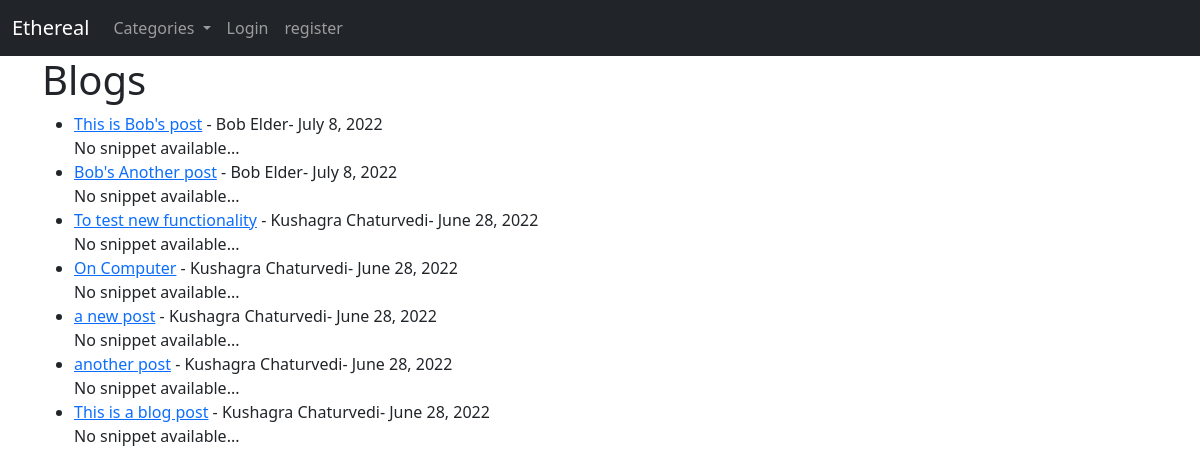
The app's page /blog, older data.
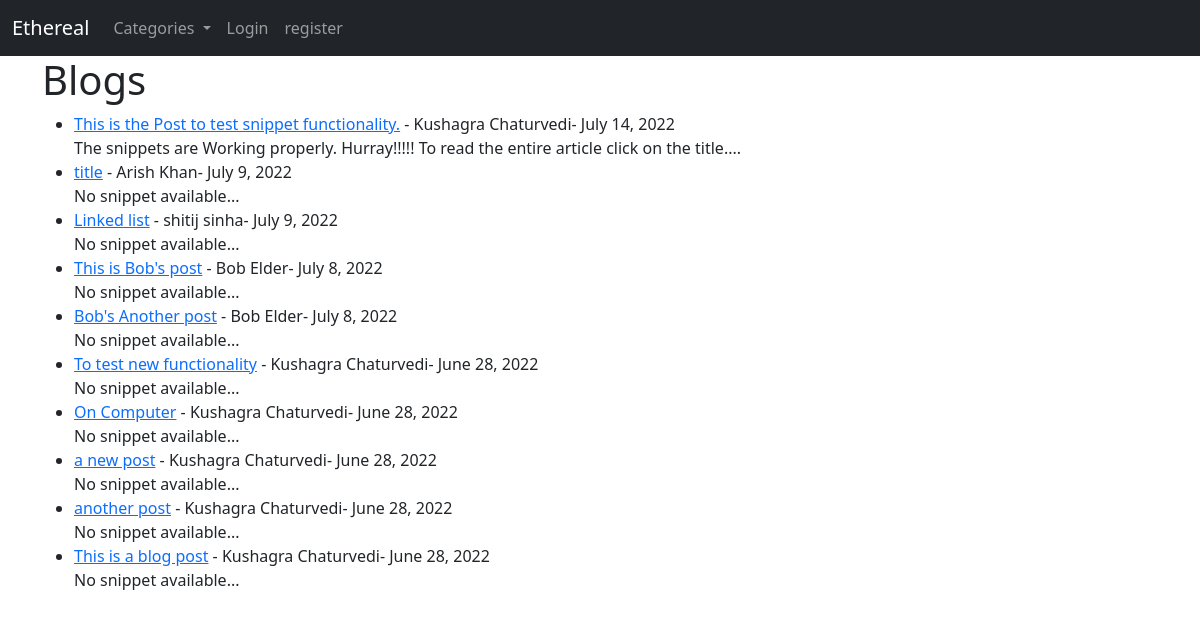
The same page, newer data.
### Blog/models.py (models this page shows, shortened)
class Post(models.Model):
	title = models.CharField(max_length = 255)
	author = models.ForeignKey(User, on_delete = models.CASCADE)
	body = RichTextField(blank=True , null=True)
	post_date = models.DateField(auto_now_add=True)
	category = models.CharField(max_length = 255, default="Coding")
	snippet = models.TextField(default = 'No snippet available')
	likes = models.ManyToManyField(User, related_name='blog_post')

### Blog/views.py (the view)
# urls.py: path('blog', views.HomeView.as_view(), name='blog'),
class HomeView(ListView):
	model = Post
	template_name = 'blog.html'
	ordering = ['-post_date']
	def get_context_data(self, *args, **kwargs):
		cat_menu = category.objects.all()
		context = super(HomeView, self).get_context_data(*args,**kwargs)
		context['cat_menu'] = cat_menu
		return context

### Blog/models.py (called while the page is built)
	def __str__(self):
		return self.name

### Blog/templates/blog.html (shortened to what this page needs)
{% extends 'blog_base.html' %}
{% block content %}
	<div class = 'container'>
		<h1>Blogs</h1>
		<ul>
			{% for post in object_list %}
				<li>
					<a href="{% url 'article_detail' post.pk %}">{{post.title}}</a> - {{post.author.get_full_name}}- {{post.post_date}}
					<br>
					{{ post.snippet }}...
				</li>
			{% endfor %}
		</ul>
	</div>
{% endblock content %}

### templates/blog_base.html (shortened to what this page needs)
{% load static %}
<!doctype html>
<html lang="en">
	<head>
		<nav class="navbar navbar-expand-lg navbar-dark bg-dark">
			<div class="container-fluid">
				<a class="navbar-brand" href="{% url 'home' %}">Ethereal</a>
				<div class="collapse navbar-collapse" id="navbarSupportedContent">
					<ul class="navbar-nav me-auto mb-2 mb-lg-0">
						{% if cat_menu %}
							<li class="nav-item dropdown">
								<a class="nav-link dropdown-toggle" href="#" id="navbarDropdown" role="button" data-bs-toggle="dropdown" aria-expanded="false">
									Categories
								</a>
							</li>
						{% endif %}
						{% if user.is_authenticated %}
							<li class="nav-item">
								<a class="nav-link" href="{% url 'add_post' %}">Add Post</a>
							</li>
							<li class="nav-item">
								<a class="nav-link" href="{% url 'logout' %}">LogOut</a>
							</li>
							<li class="nav-item">
								<a class="nav-link active" aria-current="page" href="{% url 'my_posts' user.username %}">My Posts</a>
							</li>
						{% else %}
							<li class="nav-item">
								<a class="nav-link" href="{% url 'login' %}">Login</a>
							</li>
							<li class="nav-item">
								<a class="nav-link" href="{% url 'register' %}">register</a>
							</li>
						{% endif %}
					</ul>
				</div>
			</div>
		</nav>
		<link rel="stylesheet" type="text/css" href="/static/css/style.css">
		<link href="https://cdn.jsdelivr.net/npm/bootstrap@5.2.0-beta1/dist/css/bootstrap.min.css" rel="stylesheet">
	</head>
	<body>
		{% block content %}
		{% endblock %}
	</body>
</html>

Row changes from the older to the newer data that the page shows:
added Post: title "This is the Post to test snippet functionality.", author.get_full_name "Kushagra Chaturvedi", post_date "July 14, 2022", snippet "The snippets are Working properly. Hurray!!!!! To read the entire article click on the title."
added Post: title "title", author.get_full_name "Arish Khan", post_date "July 9, 2022", snippet "No snippet available"
added Post: title "Linked list", author.get_full_name "shitij sinha", post_date "July 9, 2022", snippet "No snippet available"
